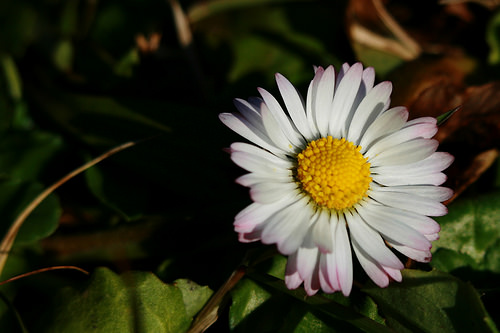
#> input picture Programa/bin/original-jpegs/daisy/15853110333_229c439e7f.jpg, 500 x 333 px
$ python -i Tulip.py   (imports and definitions only)
#> lines starting #> are read from the running program, lines starting #| are printed output that depends on the picture; after the words box and inside, x2 and y2 are one past the last pixel; in counts of white or black regions, pixels touching at a corner belong together
#> further down, picture is the input picture: shape (333, 500, 3); mean B, G, R 34.4, 53.3, 54.5
import cv2 as cv
import numpy as np

def TulipStatus(img):
    ############################################# Clustering


    Z = img.reshape((-1, 3))
    # convert to np.float32
    Z = np.float32(Z)
    # define criteria, number of clusters(K) and apply kmeans()
    criteria = (cv.TERM_CRITERIA_EPS + cv.TERM_CRITERIA_MAX_ITER, 10, 1.0)
    K = 2
    ret, label, center = cv.kmeans(Z, K, None, criteria, 10, cv.KMEANS_RANDOM_CENTERS)
#> ret = 401274108.1; center = [[4.6, 21.95, 20.62], [142.6, 167.2, 177.4]]
    # Now convert back into uint8, and make original image
    center = np.uint8(center)
#> center = [[4, 21, 20], [142, 167, 177]]
    res = center[label.flatten()]
    res2 = res.reshape((img.shape))
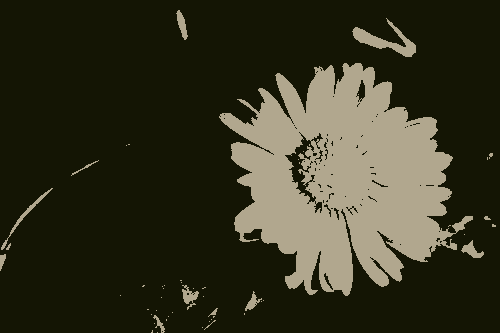
#> res2: shape (333, 500, 3); mean B, G, R 33.8, 52.5, 53.9

    ############################################# Kernels

    kernel = np.ones((3, 3), np.uint8)
    kernelo = cv.getStructuringElement(cv.MORPH_ELLIPSE, (4, 4))
    kerneld = cv.getStructuringElement(cv.MORPH_DILATE, (3, 3))
    kernelc = np.ones((4, 4), np.uint8)

    ############################################# Thresholding petals

    gray = cv.cvtColor(res2, cv.COLOR_BGR2GRAY)
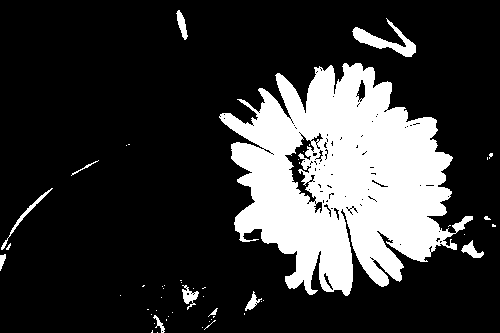
#> gray: shape (333, 500); values 19 (black) and 167 (white), 21.6% white; 53 white regions (42 under 20 px), largest, box (x1, y1, x2, y2) and area: (219, 63, 473, 296) 33943, (352, 18, 416, 57) 779, (1, 188, 53, 250) 233
    lower = int(np.max(gray) - 1)
#> lower = 166
    upper = 255
    mask = cv.inRange(gray, lower, upper)
    cv.imshow("img", img)
    cv.imshow("res2", res2)
    cv.imshow("mask", mask)
    k = cv.waitKey(0)
#> (key Esc is pressed here)
    # cv.imwrite('mask.jpg', mask)
    # White circle on the center
    """center = (round(mask.shape[1] / 2), round(mask.shape[0] / 2))
    radius = round(mask.shape[1] * 1 / 5)  # 6
    color = (255, 255, 255)
    cv.circle(mask, center, radius, color, thickness=-1, lineType=8, shift=0)"""

    # Opening
    mask_op = cv.morphologyEx(mask, cv.MORPH_OPEN, kernelo)
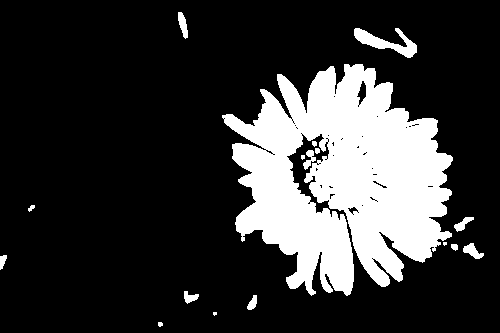
#> mask_op: shape (333, 500); 20.9% white; 17 white regions (3 under 20 px), largest, box (x1, y1, x2, y2) and area: (222, 64, 453, 296) 33043, (354, 28, 417, 58) 743, (463, 243, 484, 259) 171

    # Closing
    mask_cl = cv.morphologyEx(mask_op, cv.MORPH_CLOSE, kernelc)
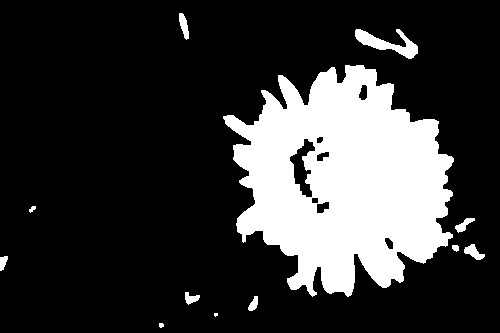
#> mask_cl: shape (333, 500); 21.5% white; 12 white regions (1 under 20 px), largest, box (x1, y1, x2, y2) and area: (223, 65, 454, 297) 34266, (355, 29, 418, 59) 751, (464, 244, 485, 260) 172
    fixed = mask_op
    # [7 lines of commented-out code are left out]
    fixed_f32 = np.float32(fixed)
#> fixed_f32: shape (333, 500) float32; 20.9% white; 17 white regions (3 under 20 px)

    try:
        ############################################# Convex Hull

        # Finding Contours
        contours, hierarchy = cv.findContours(fixed, cv.RETR_TREE, cv.CHAIN_APPROX_SIMPLE)
#> contours = 66 contours, 53 with area under 20; largest, box (x1, y1, x2, y2) and area: (222, 64, 453, 296) 32380, (354, 28, 417, 58) 657, (463, 243, 484, 259) 144, (356, 80, 367, 106) 142, (178, 12, 188, 39) 132
        cnt = contours[0]
#> cnt = [[158, 322], [158, 325], [159, 326], [160, 326], [161, 325], [162, 325], [162, 323], [161, 322]]

        # Convex Hull
        hull = cv.convexHull(cnt, returnPoints=False)
#> hull = [7, 6, 5, 3, 2, 1, 0]

        # Defects
        defects = cv.convexityDefects(cnt, hull)
#> defects = [[3, 5, 4, 114]]
        list_def = []

        # Painting Convex Hull
        for i in range(defects.shape[0]):
            s, e, f, d = defects[i, 0]
            start = tuple(cnt[s][0])
            end = tuple(cnt[e][0])
            far = tuple(cnt[f][0])
            list_def.append(far)
            cv.line(img, start, end, [0, 255, 0], 1)
            cv.circle(img, far, 3, [255, 100, 0], -1)
#> this loop made 1 pass
#> (s, e, f, d, start, end, far) on pass 1: (3, 5, 4, 114, (160, 326), (162, 325), (161, 325))
#> after the loop, list_def = [(161, 325)]

        ############################################# Harris Corner Detector

        dst = cv.cornerHarris(fixed_f32, 2, 3, 0.08)  # (fixed_f32, 2, 3, 0.07)
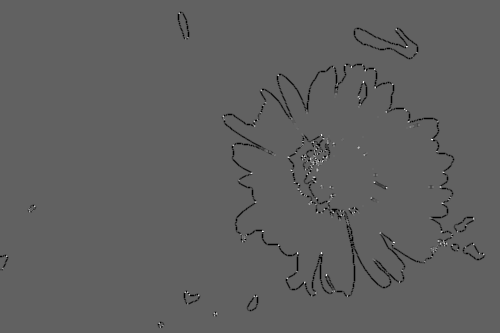
#> dst: shape (333, 500) float32; min -338260032, max 547195072, mean -4351585; drawn with min black and max white

        # result is dilated for marking the corners
        dst = cv.dilate(dst, None)
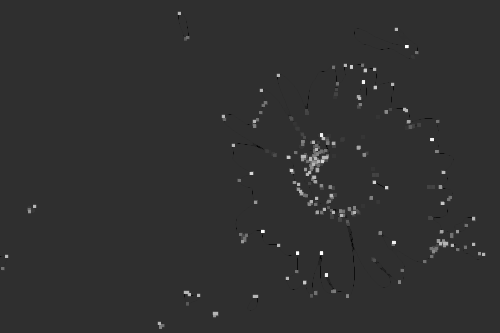
#> dst: shape (333, 500) float32; min -123874528, max 547195072, mean 3462889.5; drawn with min black and max white

        # Threshold for an optimal value, it may vary depending on the image.
        img[dst > 0.01 * dst.max()] = [0, 0, 255]
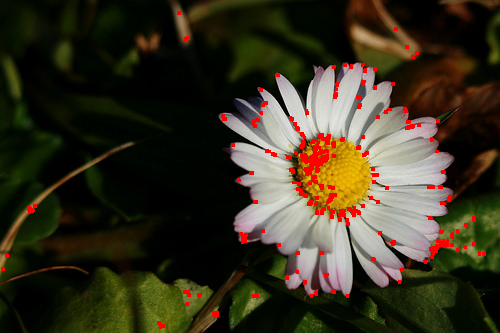
#> img: shape (333, 500, 3); mean B, G, R 32.9, 50.8, 57.3
        corners = []

        for i in range(img.shape[1]):
            for j in range(img.shape[0]):
                if (img.item(j, i, 2) == 255):
                    corners.append([i, j])

        ############################################# Properties

        # Area of contour
        area = cv.contourArea(cnt)
#> area = 13.5

        # Perimeter of contour
        perimeter = cv.arcLength(cnt, True)
#> perimeter = 14.24

        # Aspect Ratio
        x, y, w, h = cv.boundingRect(cnt)
#> x = 158; y = 322; w = 5; h = 5

        if h > w:
            aspect_ratio = float(w) / h
        else:
            if h < w:
                aspect_ratio = float(h) / w
            else:
                aspect_ratio = 0

        # Extent
        rect_area = w * h
#> rect_area = 25
        extent = float(area) / rect_area
#> extent = 0.54

        # Solidity
        hull = cv.convexHull(cnt)
#> hull = [[161, 322], [162, 323], [162, 325], [160, 326], [159, 326], [158, 325], [158, 322]]
        hull_area = cv.contourArea(hull)
#> hull_area = 14
        solidity = float(area) / hull_area
#> solidity = 0.964
        perfect_extent = 0.7853981633975
        #print('Extent', extent)
        #print('aspect_ratio', aspect_ratio)
        #print('Solidity', solidity)
        factor = 25
        Health = (extent / perfect_extent) * 0.3 + aspect_ratio * 0.5 + solidity * 0.2
#> Health = 0.399
        #print('Health', Health)

        # Leaf Density: number of petals per 90º

        leafNum = round((len(list_def)) * 1 + (len(corners) / factor) * 0)
#> leafNum = 1
        leafDens = round(leafNum / (2 * 3.14159265359))
#> leafDens = 0
        #print('leafNum', leafNum)
        # print('leafDens per Radian', leafDens)

        ############################################# Show the image

        """cv.imshow("img", img)
        cv.imshow("res2", res2)
        cv.imshow("mask", mask)
        cv.imshow("mask_op", mask_op)
        cv.imshow("closing", mask_cl)
        k = cv.waitKey(0)
        cv.imwrite('TulipProc.jpg', img)"""

        return int(Health*100), leafDens
    except:
        print('No se ha podido establecer contornos, imagen no valida')
        return 0,0

>>> import cv2
>>> picture = cv2.imread('../bin/original-jpegs/daisy/15853110333_229c439e7f.jpg')
>>> result = TulipStatus(picture)
#> result = (39, 0)

$ run again, on Programa/bin/original-jpegs/daisy/19813618946_93818db7aa_m.jpg
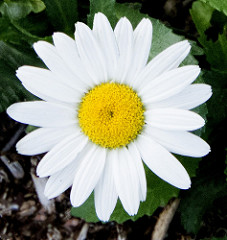
#> input picture Programa/bin/original-jpegs/daisy/19813618946_93818db7aa_m.jpg, 227 x 240 px
#> picture is the input picture: shape (240, 227, 3); mean B, G, R 117.9, 135.7, 130.2
#> in TulipStatus, `ret, label, center = cv.kmeans(Z, K, None, criteria, 10, cv.KMEANS_RAN..`: ret = 277336894; center = [[21.76, 43.14, 32.97], [210.4, 224.7, 223.7]]
#> in TulipStatus, `center = np.uint8(center)`: center = [[21, 43, 32], [210, 224, 223]]
#> in TulipStatus, `gray = cv.cvtColor(res2, cv.COLOR_BGR2GRAY)`:
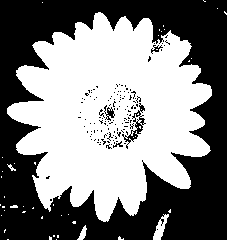
#> gray: shape (240, 227); values 37 (black) and 222 (white), 51% white; 127 black regions (122 under 20 px), largest, box (x1, y1, x2, y2) and area: (0, 0, 227, 240) 25959, (122, 103, 146, 149) 245, (104, 105, 115, 121) 78, (151, 45, 163, 54) 42, (113, 141, 123, 148) 27
#> lower = 221
#> mask_op: shape (240, 227); 49% white; 6 white regions (1 under 20 px), largest, box (x1, y1, x2, y2) and area: (8, 13, 213, 222) 26425, (154, 225, 166, 240) 123, (79, 229, 87, 240) 59, (118, 137, 125, 142) 31, (126, 127, 132, 133) 27
#> mask_cl: shape (240, 227); 49.6% white; 4 white regions, box (x1, y1, x2, y2) and area: (9, 14, 214, 223) 26828, (155, 226, 167, 240) 116, (80, 230, 88, 240) 55, (119, 138, 126, 143) 31
#> fixed_f32: shape (240, 227) float32; 49% white; 6 white regions (1 under 20 px)
#> contours = 35 contours, 27 with area under 20; largest, box (x1, y1, x2, y2) and area: (8, 13, 213, 222) 27316, (94, 87, 147, 150) 1160, (99, 102, 120, 127) 298, (154, 225, 166, 240) 102, (79, 229, 87, 240) 44, (85, 89, 95, 97) 33, (87, 130, 98, 136) 24, (118, 137, 125, 142) 22
#> cnt = contour of 15 points, box (x1, y1, x2, y2) (79, 229, 87, 240), area 44
#> in TulipStatus, `hull = cv.convexHull(cnt, returnPoints=False)`: hull = [14, 13, 11, 10, 9, 8, 4, 0]
#> defects = [[0, 4, 1, 114], [4, 8, 5, 190], [11, 13, 12, 114]]
#> the loop in TulipStatus, `for i in range(defects.shape[0]):` made 3 passes
#> (s, e, f, d, start, end, far) on passes 1 to 3: (0, 4, 1, 114, (83, 229), (81, 233), (83, 230)), (4, 8, 5, 190, (81, 233), (79, 238), (81, 235)), (11, 13, 12, 114, (85, 237), (86, 235), (85, 236))
#> after the loop in TulipStatus, `for i in range(defects.shape[0]):`: list_def = [(83, 230), (81, 235), (85, 236)]
#> in TulipStatus, `img[dst > 0.01 * dst.max()] = [0, 0, 255]`:
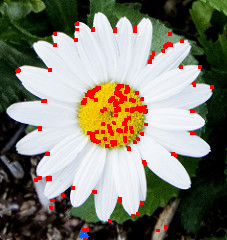
#> img: shape (240, 227, 3); mean B, G, R 115.1, 129.2, 132.5
#> area = 44.5
#> perimeter = 29.9
#> x = 79; y = 229; w = 8; h = 11
#> aspect_ratio = 0.727
#> rect_area = 88
#> extent = 0.506
#> in TulipStatus, `hull = cv.convexHull(cnt)`: hull = [[86, 229], [86, 235], [85, 237], [83, 239], [79, 239], [79, 238], [81, 233], [83, 229]]
#> hull_area = 48
#> solidity = 0.927
#> Health = 0.742
#> leafNum = 3
#> leafDens = 0
#> result = (74, 0)
